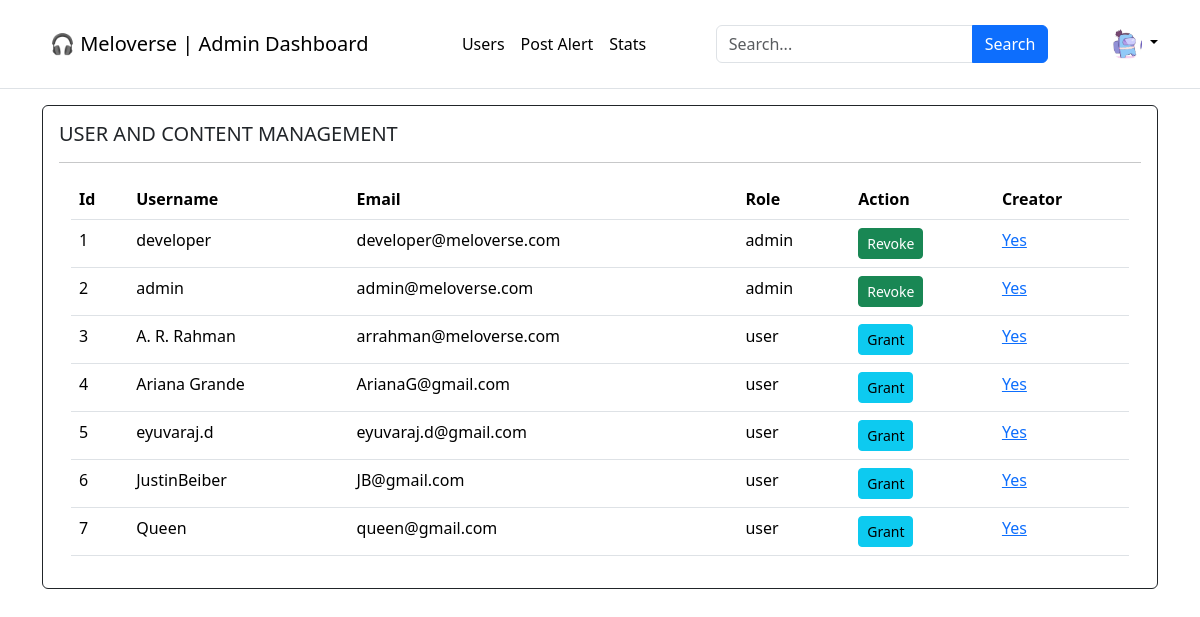
The app's page /admin/1/user_manager (signed in), older data.
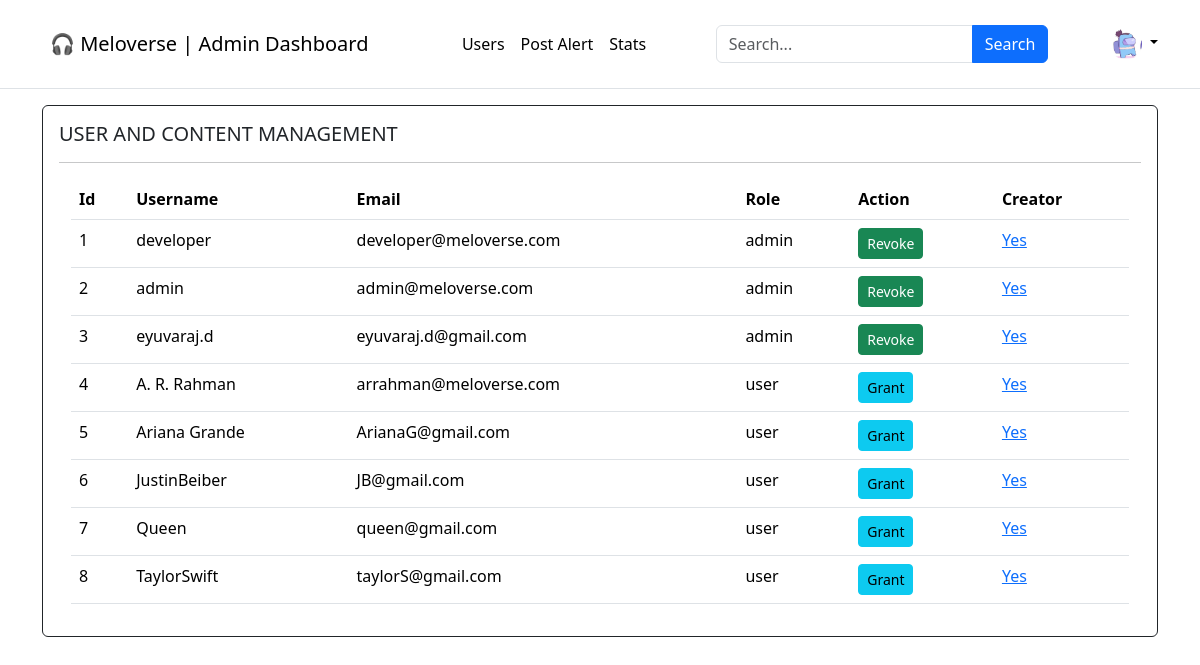
The same page, newer data.
### application/models.py (models this page shows)
class Users(UserMixin, db.Model):
    __tablename__ = "users"
    id = db.Column(db.Integer, primary_key=True, autoincrement=True)
    username = db.Column(db.String(80), nullable=False)
    email = db.Column(db.String(120), unique=True, nullable=False)
    password = db.Column(db.String(120), nullable=False)
    role = db.Column(db.String(120), nullable=False, default="user")
    date_joined = db.Column(db.Date)

### application/app_controllers/admin.py (the view, shortened to what this page needs)
@admin.route("/admin/<user>/user_manager", methods=["GET", "POST"])
@login_required
def user_management(user):
    admin_and_creators = (
        db.session.query(Users, Creator)
        .outerjoin(Creator, Users.id == Creator.creator_id)
        .filter(Users.role == "admin")
        .all()
    )
    creators_only = (
        db.session.query(Users, Creator)
        .join(Creator, Users.id == Creator.creator_id)
        .filter(Users.role == "user")
        .all()
    )
    users_ = admin_and_creators + creators_only
    return render_template("admin/user_mg.html", users=users_)

### application/app_controllers/auth.py (called while the page is built)
@login_manager.user_loader
def loader_user(user_id):
    return Users.query.get(user_id)

### templates/admin/user_mg.html (shortened to what this page needs)
{% extends 'admin/admin_dashboard.html' %}
{% block body %}
<main class="flex-shrink-0">
    <div class="container">
        <div class="card border-dark mb-3">
            <div class="card-body">
                <h5 class="card-title">USER AND CONTENT MANAGEMENT</h5>
                <hr>
                <div class="container">
                    <table class="table table-hover">
                        <thead class="thead-dark">
                            <tr>
                                <th>Id</th>
                                <th>Username</th>
                                <th>Email</th>
                                <th>Role</th>
                                <th>Action</th>
                                <th>Creator</th>
                            </tr>
                        </thead>
                        <tbody>
                            {% for user, creator in users %}
                            <tr>
                                <td>{{ loop.index }}</td>
                                <td>{{ user.username }}</td>
                                <td>{{ user.email }}</td>
                                {% if user.role =="admin" %}
                                <td>{{ user.role }}</td>
                                <td>
                                    <button type="button" class="btn btn-success btn-sm" data-bs-toggle="modal"
                                        data-bs-target="#RevokeModal_{{ user.id }}">
                                        Revoke
                                    </button>
                                </td>
                                {% else %}
                                <td>{{ user.role }}</td>
                                <td>
                                    <button type="button" class="btn btn-info btn-sm" data-bs-toggle="modal"
                                        data-bs-target="#GrantModal_{{ user.id }}">
                                        Grant
                                    </button>
                                </td>
                                {% endif %}
                                {% if creator != None %}
                                <td><a
                                        href="{{ url_for('admin.creator_profile', user=current_user.username, creator=creator.creator_id) }}">Yes</a>
                                </td>
                                {% else %}
                                <td>No</td>
                                {% endif %}
                            </tr>
                            {% endfor %}
                        </tbody>
                    </table>
                </div>
            </div>
        </div>
    </div>
</main>
<br>
{% endblock %}

Row changes from the older to the newer data that the page shows:
changed Users "eyuvaraj.d": role "user" → "admin"; role "Grant" → "Revoke"; moves up the list
added Users: username "TaylorSwift", email "taylorS@gmail.com", role "user"
